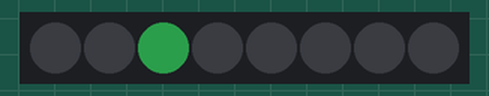
Simulated run of this program. Board: Raspberry Pi (BCM pin numbers) with a Blinkt!. Shown: 8 RGB LEDs in strip order, left to right. Dim RGB values are drawn brighter than linear; random numbers come from a fixed seed.

Above: at 0.01 s.
At 4.92 s:
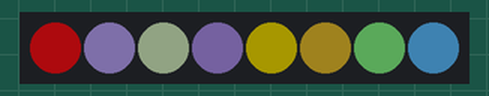
At 9.99 s:
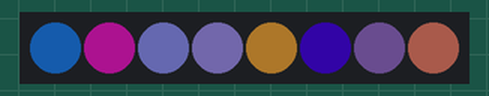
At 19.98 s:
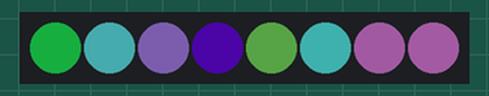
At 29.97 s:
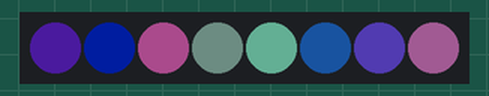
At 39.96 s:
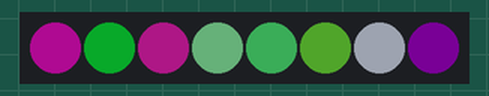
Timing chart, 0 to 40.0 s (numbered marks = the images above):
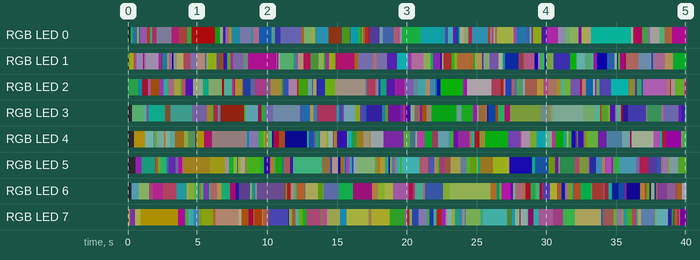

The program:

random_dot_blinkt.py
```python
#!/usr/bin/env python

from blinkt import set_pixel, show, set_brightness
from random import random, randint
from time import sleep

while True:
    pixel = randint(0,7)
    lum = random()
    r = randint(0, 255)
    g = randint(0, 255)
    b = randint(0, 255)
    #set_brightness(lum)
    set_pixel(pixel, r, g, b)
    show()
    sleep(0.05)
```

Measured:
- by itself, RGB LED 2: off → RGB(8, 30, 14) at 0.00 s, → RGB(2, 24, 27) 0.72 s later, → RGB(30, 4, 9) 0.31 s later, → RGB(50, 26, 52) 0.41 s later, … (98 changes in this stretch)
- by itself, RGB LED 1: off → RGB(45, 50, 1) at 0.10 s, → RGB(49, 22, 35) 0.31 s later, → RGB(46, 43, 57) 0.20 s later, → RGB(53, 2, 33) 0.46 s later, … (105 changes in this stretch)
